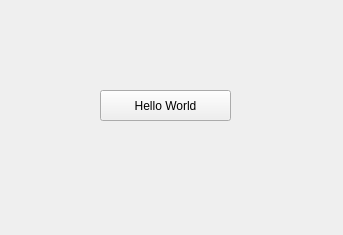
<?xml version="1.0" encoding="UTF-8"?>
<ui version="4.0">
 <class>Qt_VMProtect_WebLMClass</class>
 <widget class="QMainWindow" name="Qt_VMProtect_WebLMClass">
  <property name="geometry">
   <rect>
    <x>0</x>
    <y>0</y>
    <width>343</width>
    <height>235</height>
   </rect>
  </property>
  <property name="windowTitle">
   <string>Qt_VMProtect_WebLM</string>
  </property>
  <widget class="QWidget" name="centralWidget">
   <widget class="QPushButton" name="pushButton">
    <property name="geometry">
     <rect>
      <x>100</x>
      <y>90</y>
      <width>131</width>
      <height>31</height>
     </rect>
    </property>
    <property name="text">
     <string>Hello World</string>
    </property>
   </widget>
  </widget>
 </widget>
 <layoutdefault spacing="6" margin="11"/>
 <resources>
  <include location="qt_vmprotect_weblm.qrc"/>
 </resources>
 <connections/>
</ui>
